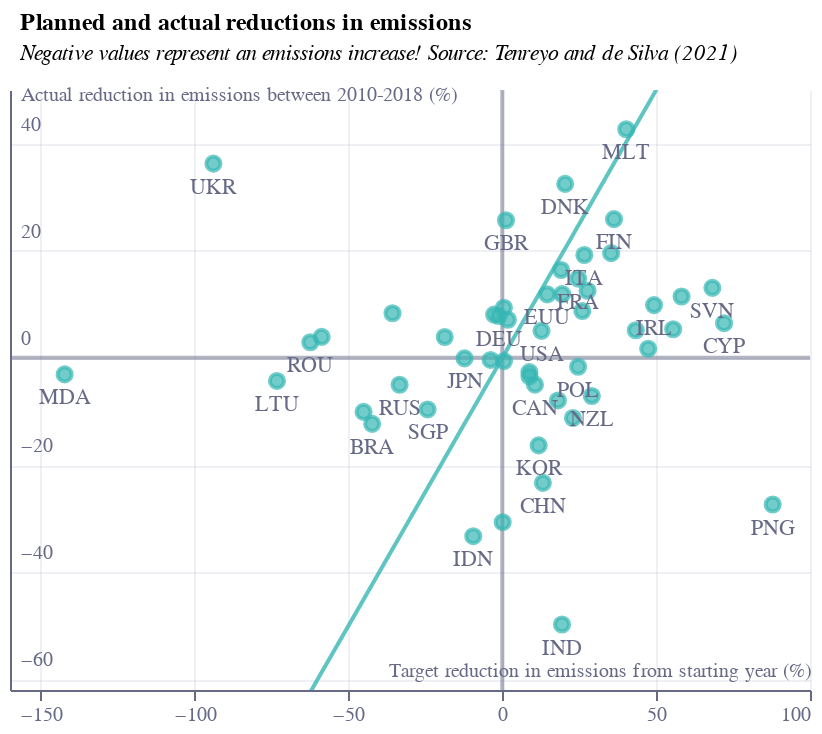

The code cell stored with this chart in its notebook:
### Code cell
base = alt.Chart(f8).encode(
    x=alt.X(
        "Value1:Q",
        axis=alt.Axis(
            grid=True,
            gridColor=colors["eco-gray"],
            gridOpacity=0.1,
            titleAlign="right",
            titleAnchor="end",
            title="Target reduction in emissions from starting year (%)",
            titleFontSize=10,
            labelFontSize=10,
            titleY=-15,
            titleFontWeight="normal",
            labelColor=colors["eco-gray"],
            titleColor=colors["eco-gray"],
            tickColor=colors["eco-gray"],
            domainColor=colors["eco-gray"],
            tickCount=5,
            orient="bottom",
            labelAngle=0,
        ),
        scale=alt.Scale(domain=[-150, 100]),
    )
)
points = base.mark_point(
    clip=True,
    color=colors["eco-turquiose"],
    fill=colors["eco-turquiose"],
    size=50,
).encode(
    y=alt.Y(
        "Value2:Q",
        axis=alt.Axis(
            grid=True,
            gridColor=colors["eco-gray"],
            gridOpacity=0.1,
            title="Actual reduction in emissions between 2010-2018 (%)",
            titleAnchor="start",
            labelColor=colors["eco-gray"],
            titleColor=colors["eco-gray"],
            tickColor=colors["eco-gray"],
            domainColor=colors["eco-gray"],
            titleFontSize=10,
            labelFontSize=10,
            titleFontWeight="normal",
            ticks=False,
            labelAlign="left",
            labelBaseline="middle",
            labelPadding=-5,
            labelOffset=-10,
            titleX=5,
            titleY=7,
            titleBaseline="bottom",
            titleAngle=0,
            titleAlign="left",
            tickCount=4,
            format=".0f",
        ),
        scale=alt.Scale(domain=[-62, 50],nice=False),
    )
)
# labels=bar.mark_text(color=colors['eco-turquiose'],align='right',dx=-5,baseline='middle').encode(text='Policy:N',x='x:Q').transform_calculate(x='min(0,datum.Average)')
title = alt.TitleParams(
    "Planned and actual reductions in emissions",
    subtitle=["Negative values represent an emissions increase! Source: Tenreyo and de Silva (2021)"],
    anchor="start",
    align="left",
    dx=5,
    dy=-5,
    fontSize=12,
    subtitleFontSize=11,
    subtitleFontStyle="italic",
)
line = points.mark_line(clip=True, color=colors["eco-turquiose"], opacity=0.8).encode(
    y="Value1:Q"
)
zero1 = (
    line.mark_line(clip=True, color=colors["eco-gray"], opacity=0.5)
    .encode(x="z:Q")
    .transform_calculate(z="0")
)
zero2 = (
    line.mark_line(clip=True, color=colors["eco-gray"], opacity=0.5)
    .encode(y="z:Q")
    .transform_calculate(z="0")
)
labels = (
    points.mark_text(clip=True, color=colors["eco-gray"], dy=12)
    .encode(text="CountryCode:N")
    .transform_filter(
        alt.FieldOneOfPredicate(
            field="CountryCode",
            oneOf=[
                "PNG",
                "IND",
                "IDN",
                "MDA",
                "UKR",
                "MLT",
                "GBR",
                "USA",
                "CHN",
                "ROU",
                "LTU",
                "CYP",
                "IRL",
                'JPN','BRA','RUS','SGP','NZL','KOR','CAN','DNK','FIN','EUU','ITA','FRA','DEU','POL','SVN','FIN','CAN'
            ],
        )
    )
)
layer1 = (
    ((zero1 + zero2 + line + points + labels).properties(height=300, width=400))
    .configure_view(stroke=None)
    .properties(title=title)
)
# layer1.save("visualisation/" + f + ".json")
# layer1.save("visualisation/" + f + ".png")
# layer1.save("visualisation/" + f + ".svg")
# open("README.md", "a").write(readme)
layer1

### Figure 1 — Vega-Lite specification as saved in the notebook (floating-point values rounded to 4 significant figures)
{"config": {"view": {"continuousWidth": 400, "continuousHeight": 300, "stroke": null}}, "layer": [{"mark": {"type": "line", "clip": true, "color": "#676A86", "opacity": 0.5}, "encoding": {"x": {"type": "quantitative", "field": "z"}, "y": {"type": "quantitative", "field": "Value1"}}, "transform": [{"calculate": "0", "as": "z"}]}, {"mark": {"type": "line", "clip": true, "color": "#676A86", "opacity": 0.5}, "encoding": {"x": {"type": "quantitative", "axis": {"domainColor": "#676A86", "grid": true, "gridColor": "#676A86", "gridOpacity": 0.1, "labelAngle": 0, "labelColor": "#676A86", "labelFontSize": 10, "orient": "bottom", "tickColor": "#676A86", "tickCount": 5, "title": "Target reduction in emissions from starting year (%)", "titleAlign": "right", "titleAnchor": "end", "titleColor": "#676A86", "titleFontSize": 10, "titleFontWeight": "normal", "titleY": -15}, "field": "Value1", "scale": {"domain": [-150, 100]}}, "y": {"type": "quantitative", "field": "z"}}, "transform": [{"calculate": "0", "as": "z"}]}, {"mark": {"type": "line", "clip": true, "color": "#36B7B4", "opacity": 0.8}, "encoding": {"x": {"type": "quantitative", "axis": {"domainColor": "#676A86", "grid": true, "gridColor": "#676A86", "gridOpacity": 0.1, "labelAngle": 0, "labelColor": "#676A86", "labelFontSize": 10, "orient": "bottom", "tickColor": "#676A86", "tickCount": 5, "title": "Target reduction in emissions from starting year (%)", "titleAlign": "right", "titleAnchor": "end", "titleColor": "#676A86", "titleFontSize": 10, "titleFontWeight": "normal", "titleY": -15}, "field": "Value1", "scale": {"domain": [-150, 100]}}, "y": {"type": "quantitative", "field": "Value1"}}}, {"mark": {"type": "point", "clip": true, "color": "#36B7B4", "fill": "#36B7B4", "size": 50}, "encoding": {"x": {"type": "quantitative", "axis": {"domainColor": "#676A86", "grid": true, "gridColor": "#676A86", "gridOpacity": 0.1, "labelAngle": 0, "labelColor": "#676A86", "labelFontSize": 10, "orient": "bottom", "tickColor": "#676A86", "tickCount": 5, "title": "Target reduction in emissions from starting year (%)", "titleAlign": "right", "titleAnchor": "end", "titleColor": "#676A86", "titleFontSize": 10, "titleFontWeight": "normal", "titleY": -15}, "field": "Value1", "scale": {"domain": [-150, 100]}}, "y": {"type": "quantitative", "axis": {"domainColor": "#676A86", "format": ".0f", "grid": true, "gridColor": "#676A86", "gridOpacity": 0.1, "labelAlign": "left", "labelBaseline": "middle", "labelColor": "#676A86", "labelFontSize": 10, "labelOffset": -10, "labelPadding": -5, "tickColor": "#676A86", "tickCount": 4, "ticks": false, "title": "Actual reduction in emissions between 2010-2018 (%)", "titleAlign": "left", "titleAnchor": "start", "titleAngle": 0, "titleBaseline": "bottom", "titleColor": "#676A86", "titleFontSize": 10, "titleFontWeight": "normal", "titleX": 5, "titleY": 7}, "field": "Value2", "scale": {"domain": [-62, 50], "nice": false}}}}, {"mark": {"type": "text", "clip": true, "color": "#676A86", "dy": 12}, "encoding": {"text": {"type": "nominal", "field": "CountryCode"}, "x": {"type": "quantitative", "axis": {"domainColor": "#676A86", "grid": true, "gridColor": "#676A86", "gridOpacity": 0.1, "labelAngle": 0, "labelColor": "#676A86", "labelFontSize": 10, "orient": "bottom", "tickColor": "#676A86", "tickCount": 5, "title": "Target reduction in emissions from starting year (%)", "titleAlign": "right", "titleAnchor": "end", "titleColor": "#676A86", "titleFontSize": 10, "titleFontWeight": "normal", "titleY": -15}, "field": "Value1", "scale": {"domain": [-150, 100]}}, "y": {"type": "quantitative", "axis": {"domainColor": "#676A86", "format": ".0f", "grid": true, "gridColor": "#676A86", "gridOpacity": 0.1, "labelAlign": "left", "labelBaseline": "middle", "labelColor": "#676A86", "labelFontSize": 10, "labelOffset": -10, "labelPadding": -5, "tickColor": "#676A86", "tickCount": 4, "ticks": false, "title": "Actual reduction in emissions between 2010-2018 (%)", "titleAlign": "left", "titleAnchor": "start", "titleAngle": 0, "titleBaseline": "bottom", "titleColor": "#676A86", "titleFontSize": 10, "titleFontWeight": "normal", "titleX": 5, "titleY": 7}, "field": "Value2", "scale": {"domain": [-62, 50], "nice": false}}}, "transform": [{"filter": {"field": "CountryCode", "oneOf": ["PNG", "IND", "IDN", "MDA", "UKR", "MLT", "GBR", "USA", "CHN", "ROU", "LTU", "CYP", "IRL", "JPN", "BRA", "RUS", "SGP", "NZL", "KOR", "CAN", "DNK", "FIN", "EUU", "ITA", "FRA", "DEU", "POL", "SVN", "FIN", "CAN"]}}]}], "data": {"name": "data-aa498a6be48f65a59dee3e9b87355f94"}, "height": 300, "title": {"text": "Planned and actual reductions in emissions", "align": "left", "anchor": "start", "dx": 5, "dy": -5, "fontSize": 12, "subtitle": ["Negative values represent an emissions increase! Source: Tenreyo and de Silva (2021)"], "subtitleFontSize": 11, "subtitleFontStyle": "italic"}, "width": 400, "$schema": "https://vega.github.io/schema/vega-lite/v4.8.1.json", "datasets": {"data-aa498a6be48f65a59dee3e9b87355f94": [{"country": "Antigua and Barbuda", "CountryCode": "ATG", "Value1": 73.87, "Value2": -80.05}, {"country": "Australia", "CountryCode": "AUS", "Value1": 0.5443, "Value2": -0.6015}, {"country": "Austria", "CountryCode": "AUT", "Value1": 43.39, "Value2": 5.15}, {"country": "Belarus", "CountryCode": "BLR", "Value1": -58.7, "Value2": 3.913}, {"country": "Belgium", "CountryCode": "BEL", "Value1": 26.01, "Value2": 8.748}, {"country": "Brazil", "CountryCode": "BRA", "Value1": -42.29, "Value2": -12.32}, {"country": "Bulgaria", "CountryCode": "BGR", "Value1": -35.68, "Value2": 8.324}, {"country": "Canada", "CountryCode": "CAN", "Value1": 10.61, "Value2": -5.009}, {"country": "Chile", "CountryCode": "CHL", "Value1": null, "Value2": -26.7}, {"country": "China", "CountryCode": "CHN", "Value1": 13.19, "Value2": -23.33}, {"country": "Croatia", "CountryCode": "HRV", "Value1": 0.5237, "Value2": 9.351}, {"country": "Cyprus", "CountryCode": "CYP", "Value1": 72.07, "Value2": 6.468}, {"country": "Czech Republic", "CountryCode": "CZE", "Value1": -2.666, "Value2": 8.077}, {"country": "Denmark", "CountryCode": "DNK", "Value1": 20.43, "Value2": 32.47}, {"country": "EU28", "CountryCode": "EUU", "Value1": 14.61, "Value2": 11.86}, {"country": "Estonia", "CountryCode": "EST", "Value1": -45.09, "Value2": -10.09}, {"country": "Finland", "CountryCode": "FIN", "Value1": 36.31, "Value2": 25.89}, {"country": "France and Monaco", "CountryCode": "FRA", "Value1": 24.67, "Value2": 14.8}, {"country": "Germany", "CountryCode": "DEU", "Value1": -1.124, "Value2": 7.808}, {"country": "Greece", "CountryCode": "GRC", "Value1": 35.37, "Value2": 19.55}, {"country": "Hungary", "CountryCode": "HUN", "Value1": -3.817, "Value2": -0.3911}, {"country": "Iceland", "CountryCode": "ISL", "Value1": 22.95, "Value2": -11.23}, {"country": "India", "CountryCode": "IND", "Value1": 19.4, "Value2": -49.78}, {"country": "Indonesia", "CountryCode": "IDN", "Value1": -9.435, "Value2": -33.29}, {"country": "Ireland", "CountryCode": "IRL", "Value1": 49.32, "Value2": 9.848}, {"country": "Israel and Palestine, State of", "CountryCode": "ISR", "Value1": 1.819, "Value2": 7.108}, {"country": "Italy, San Marino and the Holy See", "CountryCode": "ITA", "Value1": 26.66, "Value2": 19.2}, {"country": "Japan", "CountryCode": "JPN", "Value1": -12.27, "Value2": -0.0939}, {"country": "Kazakhstan", "CountryCode": "KAZ", "Value1": 0.1229, "Value2": -30.68}, {"country": "Korea, Rep.", "CountryCode": "KOR", "Value1": 11.81, "Value2": -16.33}, {"country": "Kyrgyz Republic", "CountryCode": "KGZ", "Value1": null, "Value2": -54.56}, {"country": "Latvia", "CountryCode": "LVA", "Value1": -1050.0, "Value2": 12.19}, {"country": "Lithuania", "CountryCode": "LTU", "Value1": -73.24, "Value2": -4.312}, {"country": "Luxembourg", "CountryCode": "LUX", "Value1": 58.26, "Value2": 11.46}, {"country": "Malta", "CountryCode": "MLT", "Value1": 40.29, "Value2": 42.67}, {"country": "Mexico", "CountryCode": "MEX", "Value1": 8.825, "Value2": -3.456}, {"country": "Moldova", "CountryCode": "MDA", "Value1": -142.2, "Value2": -3.087}, {"country": "Netherlands", "CountryCode": "NLD", "Value1": 27.7, "Value2": 12.52}, {"country": "New Zealand", "CountryCode": "NZL", "Value1": 29.09, "Value2": -7.117}, {"country": "Norway", "CountryCode": "NOR", "Value1": 18.08, "Value2": -7.95}, {"country": "Papua New Guinea", "CountryCode": "PNG", "Value1": 87.88, "Value2": -27.38}, {"country": "Poland", "CountryCode": "POL", "Value1": 24.64, "Value2": -1.667}, {"country": "Portugal", "CountryCode": "PRT", "Value1": 47.4, "Value2": 1.707}, {"country": "Romania", "CountryCode": "ROU", "Value1": -62.39, "Value2": 2.918}, {"country": "Russian Federation", "CountryCode": "RUS", "Value1": -33.38, "Value2": -5.027}, {"country": "Serbia and Montenegro", "CountryCode": "SRB", "Value1": 1047.0, "Value2": 1.471}, {"country": "Singapore", "CountryCode": "SGP", "Value1": -24.28, "Value2": -9.631}, {"country": "Slovak Republic", "CountryCode": "SVK", "Value1": -18.72, "Value2": 3.887}, {"country": "Slovenia", "CountryCode": "SVN", "Value1": 68.28, "Value2": 13.07}, {"country": "South Africa", "CountryCode": "ZAF", "Value1": 8.803, "Value2": -2.662}, {"country": "Spain and Andorra", "CountryCode": "ESP", "Value1": 55.54, "Value2": 5.34}, {"country": "Sweden", "CountryCode": "SWE", "Value1": 19.11, "Value2": 16.41}, {"country": "Switzerland and Liechtenstein", "CountryCode": "CHE", "Value1": 19.46, "Value2": 11.9}, {"country": "Thailand", "CountryCode": "THA", "Value1": null, "Value2": -14.56}, {"country": "Ukraine", "CountryCode": "UKR", "Value1": -93.89, "Value2": 36.27}, {"country": "United Kingdom", "CountryCode": "GBR", "Value1": 1.191, "Value2": 25.69}, {"country": "United States", "CountryCode": "USA", "Value1": 12.74, "Value2": 5.039}]}}
